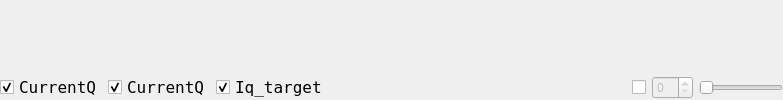
        <widget class="QWidget" name="tab_4">
         <attribute name="title">
          <string>Current_DQ</string>
         </attribute>
         <layout class="QGridLayout" name="gridLayout_9" rowstretch="12,0">
          <property name="leftMargin">
           <number>0</number>
          </property>
          <property name="topMargin">
           <number>0</number>
          </property>
          <property name="rightMargin">
           <number>0</number>
          </property>
          <property name="bottomMargin">
           <number>0</number>
          </property>
          <item row="0" column="0">
           <widget class="QCustomPlot" name="widgetPlot4" native="true"/>
          </item>
          <item row="1" column="0">
           <layout class="QHBoxLayout" name="horizontalLayout_5">
            <item>
             <widget class="QCheckBox" name="checkboxData4_1">
              <property name="font">
               <font>
                <family>Fixedsys</family>
                <pointsize>12</pointsize>
                <weight>50</weight>
                <italic>false</italic>
                <bold>false</bold>
               </font>
              </property>
              <property name="text">
               <string>CurrentQ</string>
              </property>
              <property name="checked">
               <bool>true</bool>
              </property>
             </widget>
            </item>
            <item>
             <widget class="QCheckBox" name="checkboxData4_2">
              <property name="font">
               <font>
                <family>Fixedsys</family>
                <pointsize>12</pointsize>
                <weight>50</weight>
                <italic>false</italic>
                <bold>false</bold>
               </font>
              </property>
              <property name="text">
               <string>CurrentQ</string>
              </property>
              <property name="checked">
               <bool>true</bool>
              </property>
             </widget>
            </item>
            <item>
             <widget class="QCheckBox" name="checkboxData4_3">
              <property name="font">
               <font>
                <family>Fixedsys</family>
                <pointsize>12</pointsize>
                <weight>50</weight>
                <italic>false</italic>
                <bold>false</bold>
               </font>
              </property>
              <property name="text">
               <string>Iq_target</string>
              </property>
              <property name="checked">
               <bool>true</bool>
              </property>
             </widget>
            </item>
            <item>
             <spacer name="horizontalSpacer_4">
              <property name="orientation">
               <enum>Qt::Horizontal</enum>
              </property>
              <property name="sizeHint" stdset="0">
               <size>
                <width>298</width>
                <height>20</height>
               </size>
              </property>
             </spacer>
            </item>
            <item>
             <widget class="QCheckBox" name="xScale_4">
              <property name="text">
               <string/>
              </property>
             </widget>
            </item>
            <item>
             <widget class="QSpinBox" name="xScale_spinBox4">
              <property name="enabled">
               <bool>false</bool>
              </property>
             </widget>
            </item>
            <item>
             <widget class="QSlider" name="horizontalSlider_4">
              <property name="enabled">
               <bool>false</bool>
              </property>
              <property name="orientation">
               <enum>Qt::Horizontal</enum>
              </property>
             </widget>
            </item>
           </layout>
          </item>
         </layout>
        </widget>
